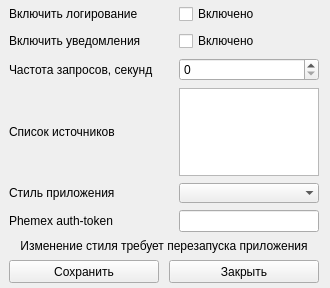
<?xml version="1.0" encoding="UTF-8"?>
<ui version="4.0">
 <class>Settings</class>
 <widget class="QWidget" name="Settings">
  <property name="geometry">
   <rect>
    <x>0</x>
    <y>0</y>
    <width>328</width>
    <height>288</height>
   </rect>
  </property>
  <property name="windowTitle">
   <string>Settings</string>
  </property>
  <layout class="QGridLayout" name="gridLayout">
   <property name="sizeConstraint">
    <enum>QLayout::SetDefaultConstraint</enum>
   </property>
   <property name="leftMargin">
    <number>9</number>
   </property>
   <property name="topMargin">
    <number>4</number>
   </property>
   <property name="bottomMargin">
    <number>5</number>
   </property>
   <property name="horizontalSpacing">
    <number>10</number>
   </property>
   <property name="verticalSpacing">
    <number>7</number>
   </property>
   <item row="0" column="0">
    <widget class="QLabel" name="labelLogging">
     <property name="text">
      <string>Включить логирование</string>
     </property>
    </widget>
   </item>
   <item row="7" column="0">
    <widget class="QPushButton" name="saveButton">
     <property name="minimumSize">
      <size>
       <width>150</width>
       <height>23</height>
      </size>
     </property>
     <property name="text">
      <string>Сохранить</string>
     </property>
    </widget>
   </item>
   <item row="1" column="2">
    <widget class="QCheckBox" name="WinNotSett">
     <property name="text">
      <string>Включено</string>
     </property>
    </widget>
   </item>
   <item row="6" column="0" colspan="3">
    <widget class="QLabel" name="label">
     <property name="text">
      <string>Изменение стиля требует перезапуска приложения</string>
     </property>
     <property name="alignment">
      <set>Qt::AlignCenter</set>
     </property>
     <property name="margin">
      <number>2</number>
     </property>
     <property name="indent">
      <number>-1</number>
     </property>
    </widget>
   </item>
   <item row="4" column="0">
    <widget class="QLabel" name="styleLabel">
     <property name="text">
      <string>Стиль приложения</string>
     </property>
    </widget>
   </item>
   <item row="7" column="1" colspan="2">
    <widget class="QPushButton" name="exitButton">
     <property name="minimumSize">
      <size>
       <width>150</width>
       <height>23</height>
      </size>
     </property>
     <property name="text">
      <string>Закрыть</string>
     </property>
    </widget>
   </item>
   <item row="3" column="0">
    <widget class="QLabel" name="resourceList">
     <property name="text">
      <string>Список источников</string>
     </property>
    </widget>
   </item>
   <item row="0" column="2">
    <widget class="QCheckBox" name="loggingCheck">
     <property name="text">
      <string>Включено</string>
     </property>
     <property name="checked">
      <bool>false</bool>
     </property>
    </widget>
   </item>
   <item row="2" column="2">
    <widget class="QSpinBox" name="settReqFreq"/>
   </item>
   <item row="4" column="2">
    <widget class="QComboBox" name="styleSett">
     <property name="editable">
      <bool>false</bool>
     </property>
     <property name="currentText">
      <string/>
     </property>
     <property name="currentIndex">
      <number>-1</number>
     </property>
     <property name="maxVisibleItems">
      <number>100</number>
     </property>
     <property name="placeholderText">
      <string/>
     </property>
     <property name="duplicatesEnabled">
      <bool>false</bool>
     </property>
     <property name="frame">
      <bool>false</bool>
     </property>
    </widget>
   </item>
   <item row="2" column="0">
    <widget class="QLabel" name="labelReqFreq">
     <property name="text">
      <string>Частота запросов, секунд</string>
     </property>
    </widget>
   </item>
   <item row="1" column="0">
    <widget class="QLabel" name="labelnWinNot">
     <property name="text">
      <string>Включить уведомления</string>
     </property>
    </widget>
   </item>
   <item row="3" column="2">
    <widget class="QListWidget" name="resourceSett">
     <property name="spacing">
      <number>0</number>
     </property>
    </widget>
   </item>
   <item row="5" column="0">
    <widget class="QLabel" name="phemexLab">
     <property name="text">
      <string>Phemex auth-token</string>
     </property>
    </widget>
   </item>
   <item row="5" column="2">
    <widget class="QLineEdit" name="phemexAuthTok"/>
   </item>
  </layout>
 </widget>
 <resources/>
 <connections/>
</ui>
